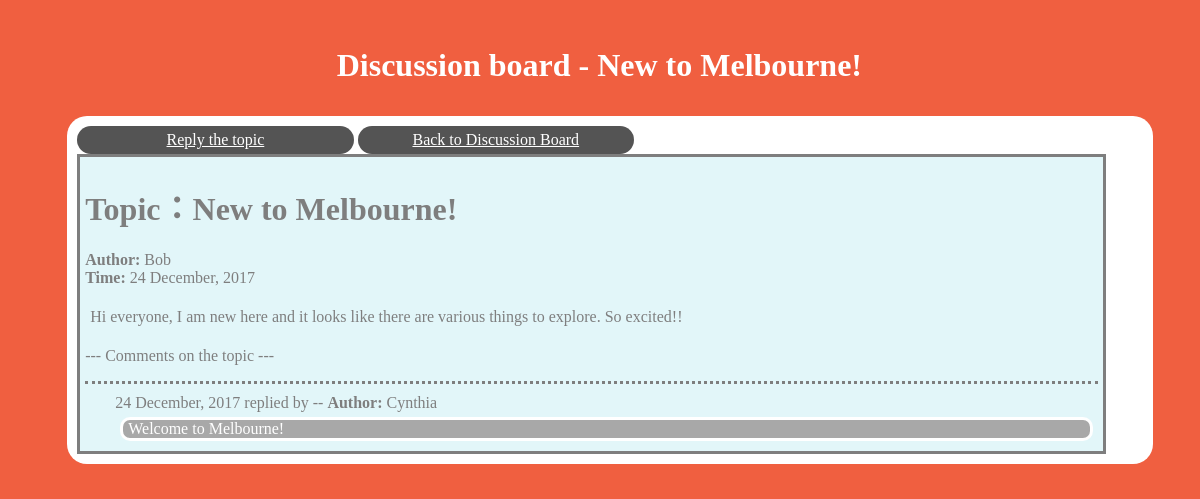
Page /4/ on the committed database.
### forum/models.py (models this page shows)
class Subject(models.Model):
    title = models.CharField(max_length=128)
    name = models.CharField(max_length=64)
    date = models.DateTimeField('date')
    content = models.TextField()

class Comment(models.Model):
    reference = models.ForeignKey(Subject, on_delete=models.CASCADE)
    name = models.CharField(max_length=64)
    date = models.DateTimeField('date')
    content = models.TextField()

### forum/views.py (the view)
# urls.py: url(r'^(?P<subject_id>\d+)/$', views.readSubject),
def readSubject(request, subject_id):
    subject = get_object_or_404(Subject, pk=subject_id)
    return render(request, 'templates/board_read.html', {'subject': subject, 'comments':subject.comment_set.all()})

### templates/board_read.html (shortened to what this page needs)
{% extends "templates/base.html" %}
{% block title2 %}
Discussion board - {{ subject.title }}
{% endblock %}
{% block content %}
	<h1>Topic：{{ subject.title }}</h1>
  	<b>Author: </b>{{ subject.name}}<br>
  	<b>Time: </b>{{ subject.date|date:"j F, Y" }}<br>
	<p><div class="text_read">{{subject.content}}</div></p>
	{% if comments %}
		<p class="comment_break">--- Comments on the topic ---</p>
		{% for comment in comments %}
			<div class="reply">
				{{ comment.date|date:"j F, Y" }} replied by -- <b>Author: </b>{{ comment.name}}
 				<p class="comment_content">{{ comment.content }}</p>
 			</div>
		{% endfor %}
	{% else %}
		<p class="reply">No reply for now</p>
	{% endif %}
{% endblock %}
{% block sidebar %}
	<a href="add">Reply the topic</a>
{% endblock %}
{% block sidebar2 %}
	<a href="/board">Back to Discussion Board</a><br>
{% endblock %}

### static/css/style_discussion board.css (style rules this page uses)
body { background: #f05f40 }
a { color: #FFFFFF }
.text_read { font-size: 100%; padding: 5px; display: block; width: 90%; }
.comment_content { padding-left: 30px; background: #545454; border-style: solid; border-radius: 10px; margin: 5px; color: #FFFFFF; padding-left: 5px; padding-right: 5px; }
.reply { border-top: dotted; padding-top: 10px; padding-left: 30px; }
p { color: #000000; }

### rows in the picture
Subject: title "New to Melbourne!", name "Bob", date "24 December, 2017", content "Hi everyone, I am new here and it looks like there are various things to explore. So excited!!"
Comment: date "24 December, 2017", name "Cynthia", content "Welcome to Melbourne!"
